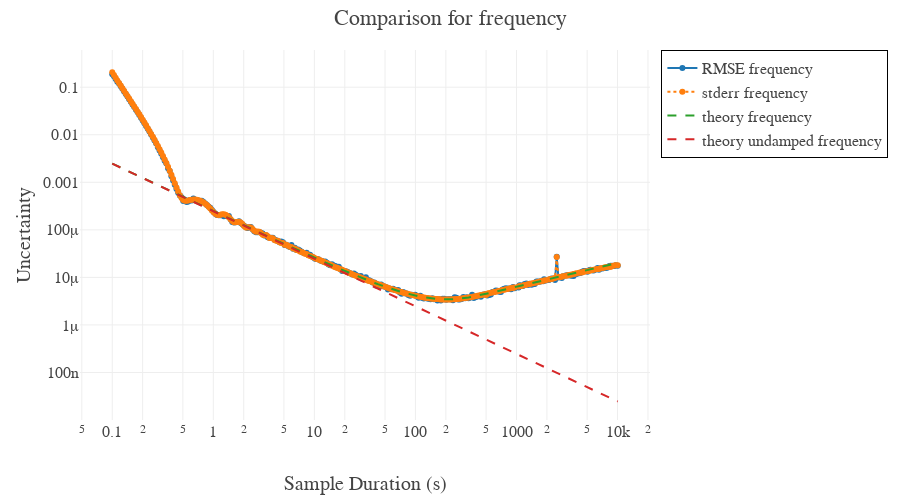
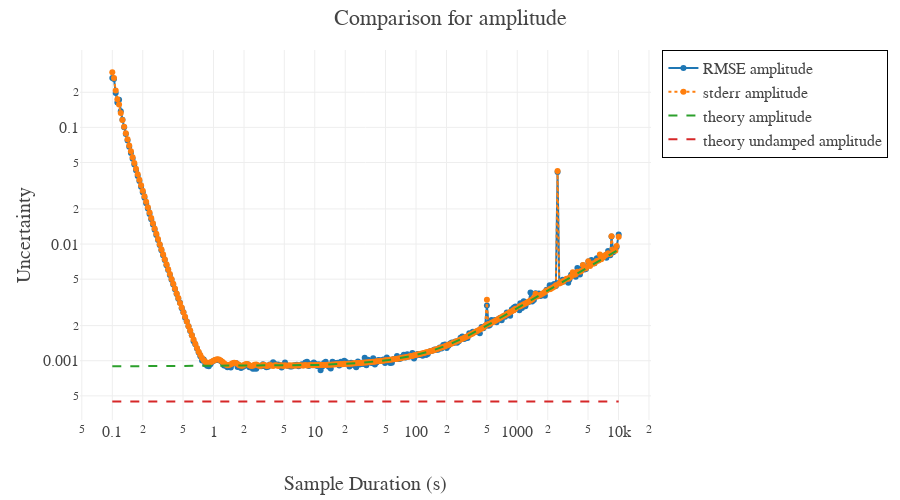
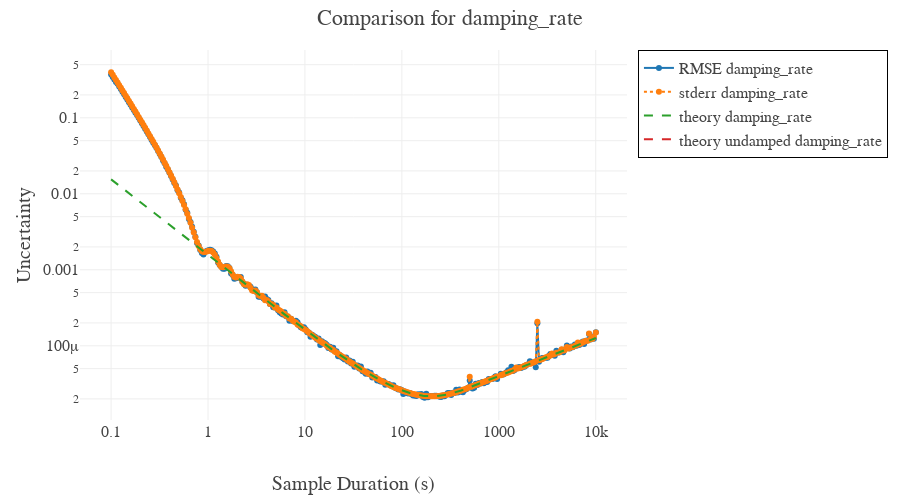
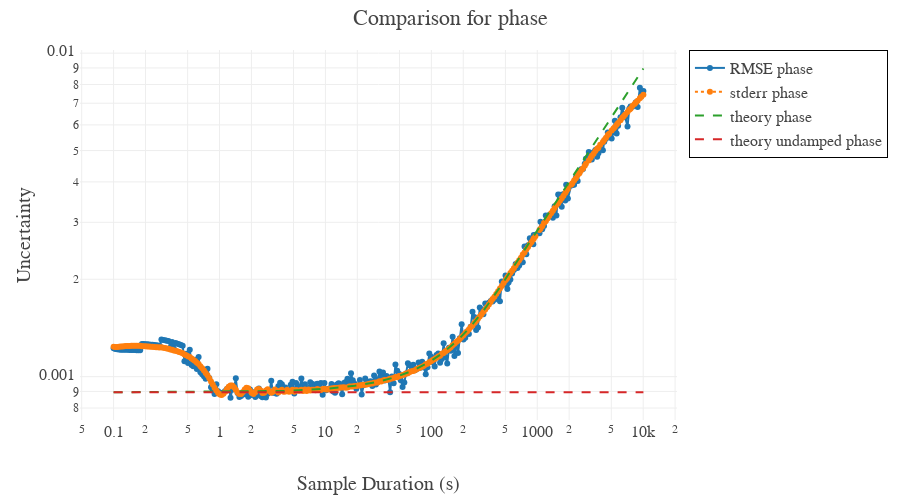

Notebook code cell kept with these figures, in order:
### Code cell
import anal_fit_err
import importlib
import dataclasses

importlib.reload(anal_fit_err)

# Generate theoretical predictions
theory_undamped_curves = {
    "amplitude": [],
    "frequency": [],
    "phase": [],
    "damping_rate": [],
}

theory_curves = {"amplitude": [], "frequency": [], "phase": [], "damping_rate": []}


for this_duration in durations:
    est = anal_fit_err.analy_err_in_fit_damp_sine(
        amp=true_params["amplitude"],
        samp_num=num_points,
        samp_time=this_duration,
        sigma_obs=noise_scale,
        damp_rate=true_params["damping_rate"],
    )
    theory_curves["amplitude"].append(est.amplitude)
    theory_curves["frequency"].append(est.frequency)
    theory_curves["phase"].append(est.phase)
    theory_curves["damping_rate"].append(est.damping_rate)

    est = anal_fit_err.analy_err_in_fit_sine(
        amplitude=true_params["amplitude"],
        samp_num=num_points,
        samp_time=this_duration,
        sigma_obs=noise_scale,
    )
    theory_undamped_curves["amplitude"].append(est.amplitude)
    theory_undamped_curves["frequency"].append(est.frequency)
    theory_undamped_curves["phase"].append(est.phase)
    theory_undamped_curves["damping_rate"].append(np.nan)


for key in true_params:
    fig = go.Figure()
    fig.add_trace(
        go.Scatter(
            x=durations, y=rmse_results[key], mode="lines+markers", name=f"RMSE {key}"
        )
    )
    fig.add_trace(
        go.Scatter(
            x=durations,
            y=stderr_results[key],
            mode="lines+markers",
            name=f"stderr {key}",
            line=dict(dash="dot"),
        )
    )
    fig.add_trace(
        go.Scatter(
            x=durations,
            y=theory_curves[key],
            mode="lines",
            name=f"theory {key}",
            line=dict(dash="dash"),
        )
    )

    fig.add_trace(
        go.Scatter(
            x=durations,
            y=theory_undamped_curves[key],
            mode="lines",
            name=f"theory undamped {key}",
            line=dict(dash="dash"),
        )
    )

    fig.update_layout(
        title=f"Comparison for {key}",
        xaxis_title="Sample Duration (s)",
        yaxis_title="Uncertainty",
        width=900,
        height=500,
        yaxis_type="log",
        xaxis_type="log",
    )
    fig.show()

### Figure 1 — Plotly figure (JSON) as saved in the notebook; plotly's stock layout.template omitted (floating-point values rounded to 4 significant figures; data arrays with more than 128 entries replaced by an {"elided": "..."} marker saying what was removed)
{"data": [{"mode": "lines+markers", "name": "RMSE frequency", "type": "scatter", "x": {"elided": "300 float values"}, "y": {"elided": "300 float values"}}, {"line": {"dash": "dot"}, "mode": "lines+markers", "name": "stderr frequency", "type": "scatter", "x": {"elided": "300 float values"}, "y": {"elided": "300 float values"}}, {"line": {"dash": "dash"}, "mode": "lines", "name": "theory frequency", "type": "scatter", "x": {"elided": "300 float values"}, "y": {"elided": "300 float values"}}, {"line": {"dash": "dash"}, "mode": "lines", "name": "theory undamped frequency", "type": "scatter", "x": {"elided": "300 float values"}, "y": {"elided": "300 float values"}}], "layout": {"height": 500, "title": {"text": "Comparison for frequency"}, "width": 900, "xaxis": {"title": {"text": "Sample Duration (s)"}, "type": "log"}, "yaxis": {"title": {"text": "Uncertainty"}, "type": "log"}}}

### Figure 2 — Plotly figure (JSON) as saved in the notebook; plotly's stock layout.template omitted (floating-point values rounded to 4 significant figures; data arrays with more than 128 entries replaced by an {"elided": "..."} marker saying what was removed)
{"data": [{"mode": "lines+markers", "name": "RMSE amplitude", "type": "scatter", "x": {"elided": "300 float values"}, "y": {"elided": "300 float values"}}, {"line": {"dash": "dot"}, "mode": "lines+markers", "name": "stderr amplitude", "type": "scatter", "x": {"elided": "300 float values"}, "y": {"elided": "300 float values"}}, {"line": {"dash": "dash"}, "mode": "lines", "name": "theory amplitude", "type": "scatter", "x": {"elided": "300 float values"}, "y": {"elided": "300 float values"}}, {"line": {"dash": "dash"}, "mode": "lines", "name": "theory undamped amplitude", "type": "scatter", "x": {"elided": "300 float values"}, "y": {"elided": "300 float values"}}], "layout": {"height": 500, "title": {"text": "Comparison for amplitude"}, "width": 900, "xaxis": {"title": {"text": "Sample Duration (s)"}, "type": "log"}, "yaxis": {"title": {"text": "Uncertainty"}, "type": "log"}}}

### Figure 3 — Plotly figure (JSON) as saved in the notebook; plotly's stock layout.template omitted (floating-point values rounded to 4 significant figures; data arrays with more than 128 entries replaced by an {"elided": "..."} marker saying what was removed)
{"data": [{"mode": "lines+markers", "name": "RMSE damping_rate", "type": "scatter", "x": {"elided": "300 float values"}, "y": {"elided": "300 float values"}}, {"line": {"dash": "dot"}, "mode": "lines+markers", "name": "stderr damping_rate", "type": "scatter", "x": {"elided": "300 float values"}, "y": {"elided": "300 float values"}}, {"line": {"dash": "dash"}, "mode": "lines", "name": "theory damping_rate", "type": "scatter", "x": {"elided": "300 float values"}, "y": {"elided": "300 float values"}}, {"line": {"dash": "dash"}, "mode": "lines", "name": "theory undamped damping_rate", "type": "scatter", "x": {"elided": "300 float values"}, "y": {"elided": "300 null values"}}], "layout": {"height": 500, "title": {"text": "Comparison for damping_rate"}, "width": 900, "xaxis": {"title": {"text": "Sample Duration (s)"}, "type": "log"}, "yaxis": {"title": {"text": "Uncertainty"}, "type": "log"}}}

### Figure 4 — Plotly figure (JSON) as saved in the notebook; plotly's stock layout.template omitted (floating-point values rounded to 4 significant figures; data arrays with more than 128 entries replaced by an {"elided": "..."} marker saying what was removed)
{"data": [{"mode": "lines+markers", "name": "RMSE phase", "type": "scatter", "x": {"elided": "300 float values"}, "y": {"elided": "300 float values"}}, {"line": {"dash": "dot"}, "mode": "lines+markers", "name": "stderr phase", "type": "scatter", "x": {"elided": "300 float values"}, "y": {"elided": "300 float values"}}, {"line": {"dash": "dash"}, "mode": "lines", "name": "theory phase", "type": "scatter", "x": {"elided": "300 float values"}, "y": {"elided": "300 float values"}}, {"line": {"dash": "dash"}, "mode": "lines", "name": "theory undamped phase", "type": "scatter", "x": {"elided": "300 float values"}, "y": {"elided": "300 float values"}}], "layout": {"height": 500, "title": {"text": "Comparison for phase"}, "width": 900, "xaxis": {"title": {"text": "Sample Duration (s)"}, "type": "log"}, "yaxis": {"title": {"text": "Uncertainty"}, "type": "log"}}}
